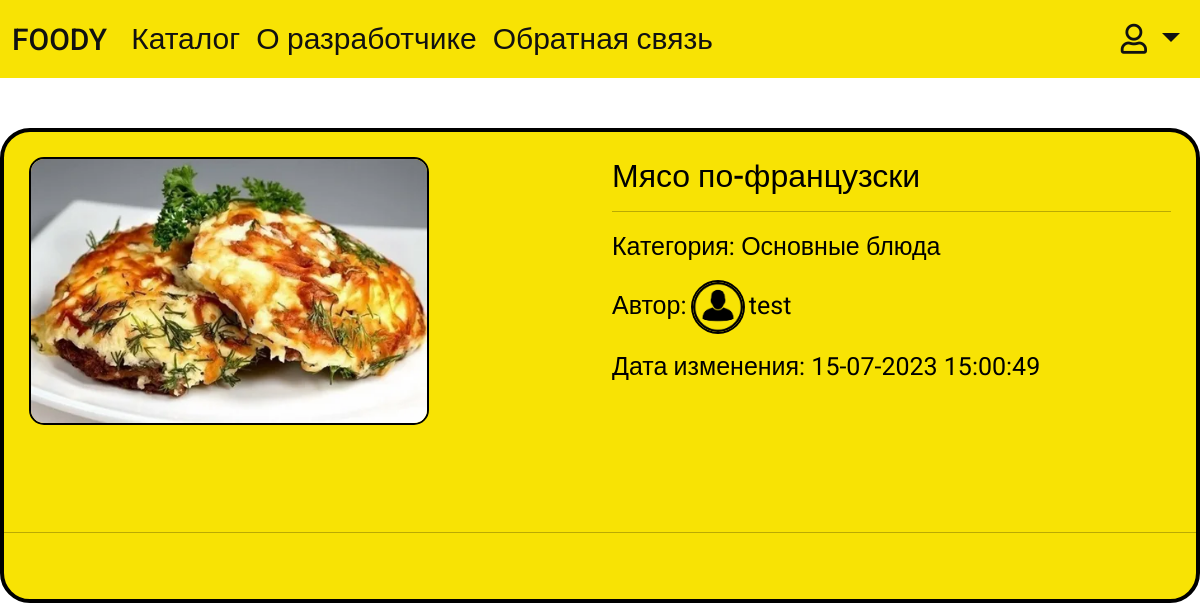
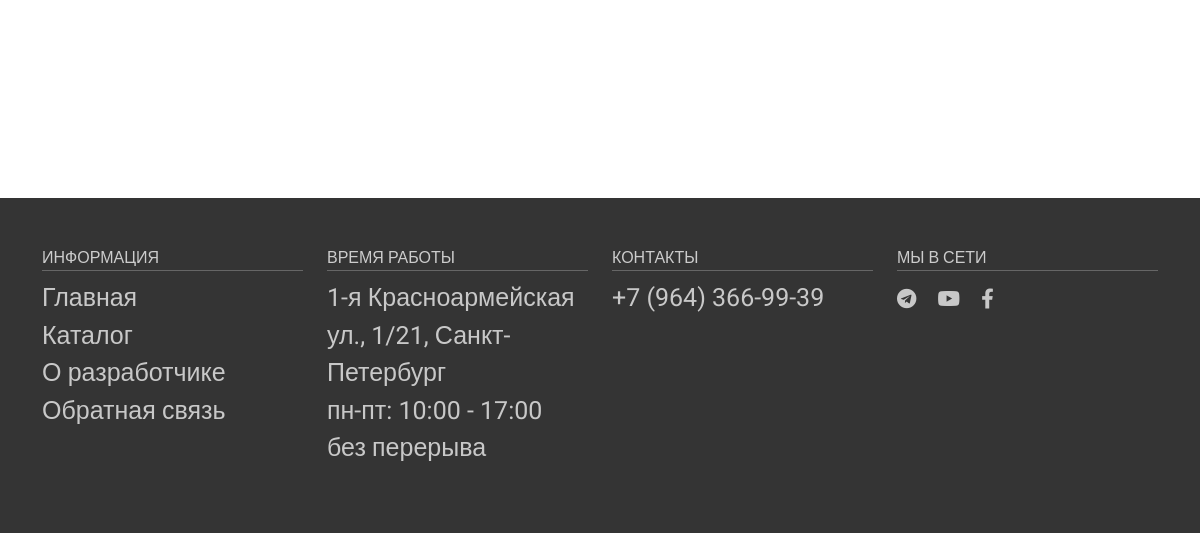
/recipe/myaso-po-francuzski/, run on an earlier commit of the app's database (2 pictures, top to bottom).
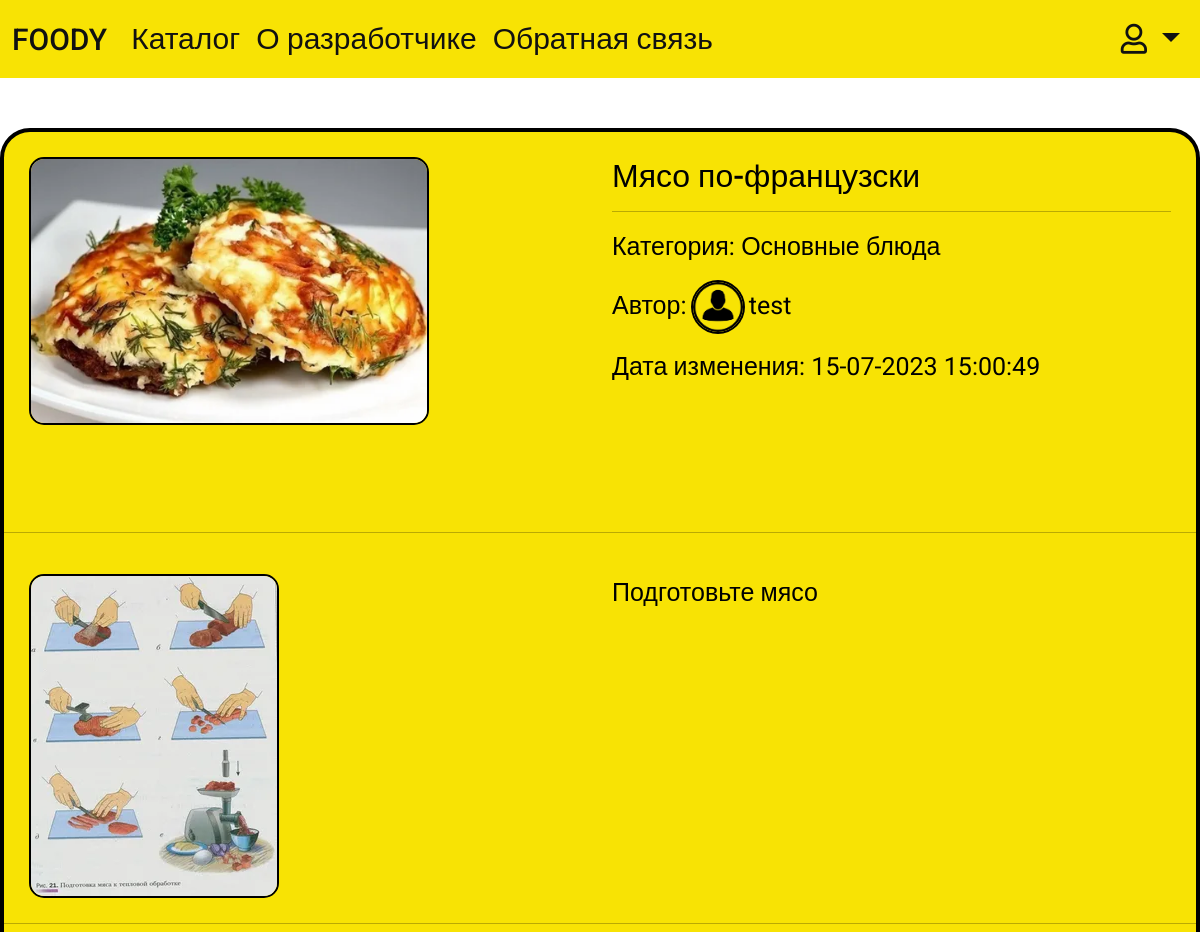
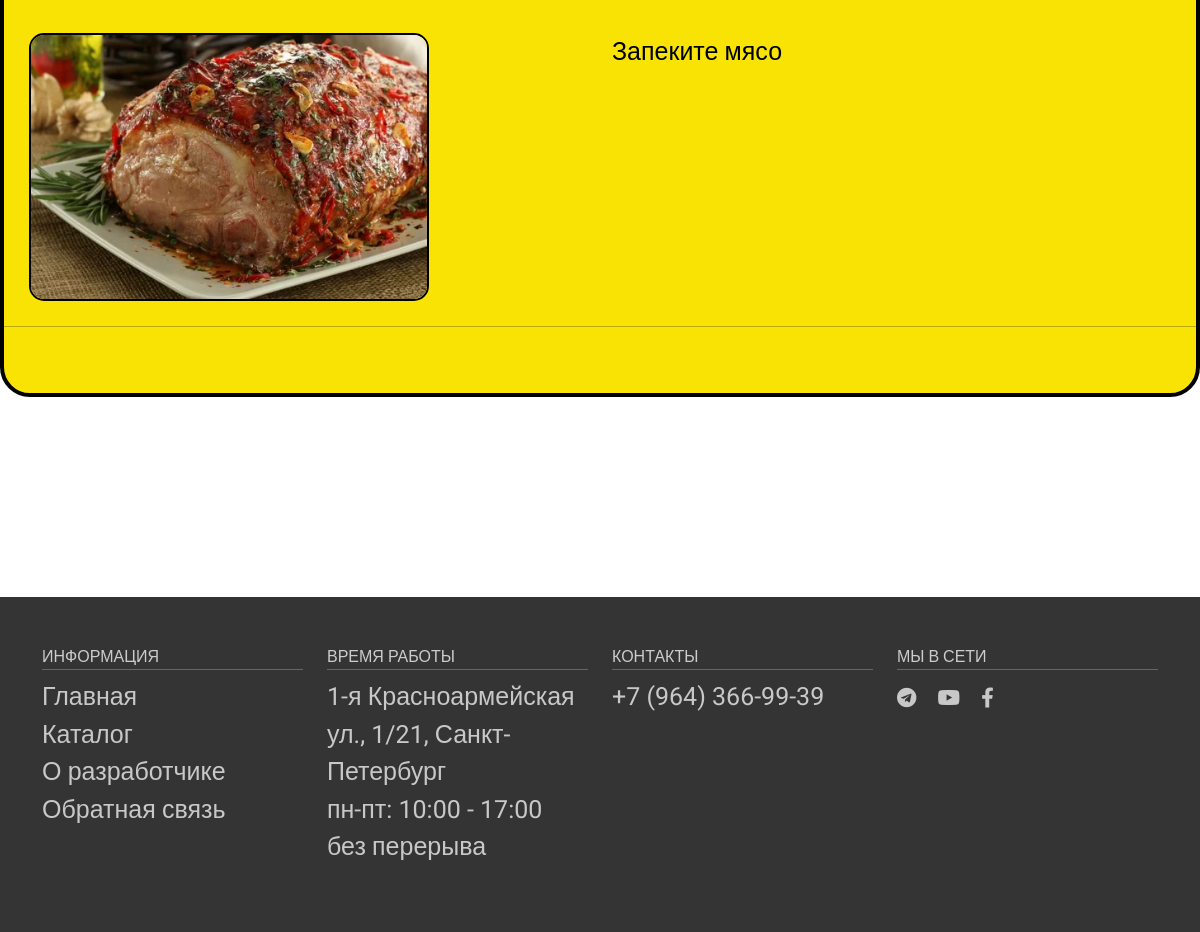
And on a later commit of the database (2 pictures, top to bottom).
### food/models.py (models this page shows, shortened)
class Recipe(models.Model):
    title = models.CharField(max_length=255, verbose_name="Заголовок")
    slug = models.SlugField(max_length=255, unique=True, db_index=True, verbose_name="URL")
    time_create = models.DateTimeField(auto_now_add=True, verbose_name="Время создания")
    time_update = models.DateTimeField(auto_now=True, verbose_name="Время изменения")
    is_published = models.BooleanField(default=True, verbose_name="Публикация")
    cat = models.ForeignKey('Category', on_delete=models.PROTECT, verbose_name="Категории")
    user = models.ForeignKey(User, on_delete=models.CASCADE)
    preview_photo = models.ImageField(upload_to="photos/%Y/%m/%d/", verbose_name="Превью")
    class Meta:
        verbose_name = 'Рецепты'
        verbose_name_plural = 'Рецепты'
        ordering = ['id']
        get_latest_by = ['id']

class Category(models.Model):
    name = models.CharField(max_length=100, db_index=True, verbose_name="Категория", unique=True)
    slug = models.SlugField(max_length=255, unique=True, db_index=True, verbose_name="URL")
    def __str__(self):
        return self.name
    class Meta:
        verbose_name = 'Категория'
        verbose_name_plural = 'Категории'
        ordering = ['id']

class Profile(models.Model):
    user = models.OneToOneField(User, on_delete=models.CASCADE)
    avatar = models.ImageField(default='default.png', upload_to='profile_images')
    class Meta:
        verbose_name = 'Профиль'
        verbose_name_plural = 'Профиль'
        ordering = ['id']

class Recipe_block(models.Model):
    recipe = models.ForeignKey('Recipe', on_delete=models.CASCADE, verbose_name="Рецепт",null=True)
    content = models.TextField(blank=True, verbose_name="Текст рецепта")
    photo = models.ImageField(upload_to="photos/%Y/%m/%d/", verbose_name="Фото")
    class Meta:
        verbose_name = 'Блоки рецептов'
        verbose_name_plural = 'Блоки рецептов'
        ordering = ['id']

### food/views.py (the view)
# urls.py: path('recipe/<slug:rec_slug>/', show_recipe, name='recipe'),
def show_recipe(request,rec_slug):
    recipe = get_object_or_404(Recipe, slug=rec_slug)
    blocks = recipe.recipe_block_set.all()
    context = {
        'title': recipe.title,
        'r': recipe,
        'blocks': blocks,
    }
    return render(request, 'food/recipe.html', context=context)

### food/templates/food/recipe.html
{% extends 'food/base.html' %}
{% load static %}
{% load recipe_tags %}
{% block extracss %}
	<link rel="stylesheet" href="{% static 'food/css/recipe.css' %}">
{% endblock %}
{% block content %}
<div style="display: flex">
<div class="recipe_card" >
    <div class="card-body">
        <div class="row">
            <div class="col">
                {% if r.preview_photo %} <p><img class="photo"
                                                 src="{{r.preview_photo.url}}">
            </p> {% endif %}
            </div>
            <div class="col" style="margin: 25px">
                <h2>
                    {{r.title}}</h2>
                <hr>
                <p>Категория: {{r.cat}}</p>
                <p>Автор:
                    <img src="{{ r.user.profile.avatar.url }} " style="width:50px;height:50px;   overflow: hidden;
						border-radius: 50%; box-shadow: 0 0 0 2px black, 0 0 0px #333;">
                    {{r.user.username}}
                </p>
                <p>Дата изменения: {{r.time_update|date:"d-m-Y H:i:s"}}</p>
            </div>
        </div>
<section>
<hr>
                {% for b in blocks %}
            <div class="row">
                <div class="col" >
                    <img class="photo" src="{{b.photo.url}}">
                </div>
                <div class="col" style="margin: 25px">
            {{b.content}}
                </div>
                <hr>
                </div>
            {% endfor %}
    </section>
    </div>
</div>
</div>
{% endblock %}

### food/templates/food/base.html (shortened to what this page needs)
{% load static %}
<!DOCTYPE html>
<html lang="en" lang="ru">
<head>
    <link href="https://cdn.jsdelivr.net/npm/bootstrap@5.3.0/dist/css/bootstrap.min.css" rel="stylesheet">
	<link rel="stylesheet" href="https://use.fontawesome.com/releases/v5.15.3/css/all.css">
	<link rel="stylesheet" href="{% static 'food/css/main.css' %}">
	<link rel="stylesheet" href="{% static 'food/css/footer.css' %}">
	<link rel="stylesheet" href="{% static 'food/css/navbar.css' %}">
	<link rel="stylesheet" href="{% static 'food/css/carousel.css' %}">
	<link rel="stylesheet" href="{% static 'food/css/card.css' %}">
    {% block extracss %}
    {% endblock %}
</head>
<body>
	<nav class="navbar navbar-expand-lg navbar-light" style="background-color: #f8e304;">
		<div class="container-fluid">
			<a class="navbar-brand" href="{% url 'main' %}">FOODY</a>
			<div class="collapse navbar-collapse" id="navbarSupportedContent">
				<ul class="navbar-nav me-auto mb-2 mb-lg-0 top-menu">
					<li class="nav-item">
						<a class="nav-link" href="{% url 'catalog' %}">Каталог</a>
					</li>
					<li class="nav-item">
						<a class="nav-link" href="{% url 'about_us' %}">О разработчике</a>
					</li>
					<li class="nav-item">
						<a class="nav-link" href="{% url 'contacts' %}">Обратная связь</a>
					</li>
				</ul>
				<ul class="navbar-nav ms-auto mb-2 mb-lg-0">
					<li class="nav-item dropdown">
						<a class="nav-link dropdown-toggle" data-bs-toggle="dropdown" href="#"> {% if request.user.is_authenticated %} <img  src="{{ request.user.profile.avatar.url }} " style="width:50px;height:50px;   overflow: hidden;
						border-radius: 50%; box-shadow: 0 0 0 3px black, 0 0 0px #333;"> {% else %} <i class="far fa-user"></i> {% endif %}</a>
					</li>
				</ul>
			</div>
		</div>
	</nav>
{% block content %}
{% endblock %}
	<footer>
		<section class="footer">
			<div class="container">
				<div class="row">
					<div class="col-md-3 col-6">
						<h4>Информация</h4>
						<ul class="list-unstyled">
							<li><a href="#">Главная</a></li>
							<li><a href="#">Каталог</a></li>
							<li><a href="#">О разработчике</a></li>
							<li><a href="#">Обратная связь</a></li>
						</ul>
					</div>
					<div class="col-md-3 col-6">
						<h4>Время работы</h4>
						<ul class="list-unstyled">
							<li>1-я Красноармейская ул., 1/21, Санкт-Петербург</li>
							<li>пн-пт: 10:00 - 17:00</li>
							<li>без перерыва</li>
						</ul>
					</div>
					<div class="col-md-3 col-6">
						<h4>Контакты</h4>
						<ul class="list-unstyled">
							<li><a href="tel:89643669939">+7 (964) 366-99-39</a></li>
						</ul>
					</div>
					<div class="col-md-3 col-6">
						<h4>Мы в сети</h4>
						<div class="footer-icons">
							<a href="#"><i class="fab fa-telegram"></i></a>
							<a href="#"><i class="fab fa-youtube"></i></a>
							<a href="#"><i class="fab fa-facebook-f"></i></a>
						</div>
					</div>
				</div>
			</div>
		</section>
	</footer>
</body>
</html>

### food/static/food/css/main.css (style rules this page uses)
html { font-size: 16px; }
body { font-family: 'Roboto', sans-serif; font-size: 25px; font-weight: 400; color: #000; background-color: white; min-width: 320px; }
img { max-width: 100%; height: auto; }
section { padding: 50px 0; }
a { color: #111; }

### food/static/food/css/footer.css (style rules this page uses)
.footer { background-color: #343434; margin-top: 200px; }
.footer h4 { color: #ccc; text-transform: uppercase; font-size: 16px; border-bottom: 1px solid #666; padding-bottom: 3px; }
.footer a { text-decoration: none; transition: all .3s; }
.footer a, .footer li { color: #c8c8c8; }
.footer li a { display: block; }
.footer-icons a { display: inline-block; margin-right: 15px; font-size: 20px; }

### food/static/food/css/navbar.css (style rules this page uses)
.navbar-light .navbar-nav .nav-link { color: #111; font-weight: 400; font-size: 30px; }
.navbar-brand { color: #111; font-weight: 500; font-size: 30px; }
.top-menu li a::after { content: ''; display: block; width: 100%; background-color: #111; height: 1px; transition: all .3s; transform: scale(0); }

### food/static/food/css/recipe.css (style rules this page uses)
.recipe_card { border-radius: 30px; background-color: #f8e304; text-decoration: none; border: solid 4px black; text-align: left; margin: auto; margin-top: 50px; overflow: hidden; transition: 0.5s; max-width: 1200px; width: -webkit-fill-available; }
.photo { border-radius: 15px; border: solid 2px black; max-width: 400px; height: auto; margin: 25px; }

What changed in the data, as far as the page shows it:
added Recipe_block: photo (picture), content "Подготовьте мясо"
added Recipe_block: photo (picture), content "Запеките мясо"
